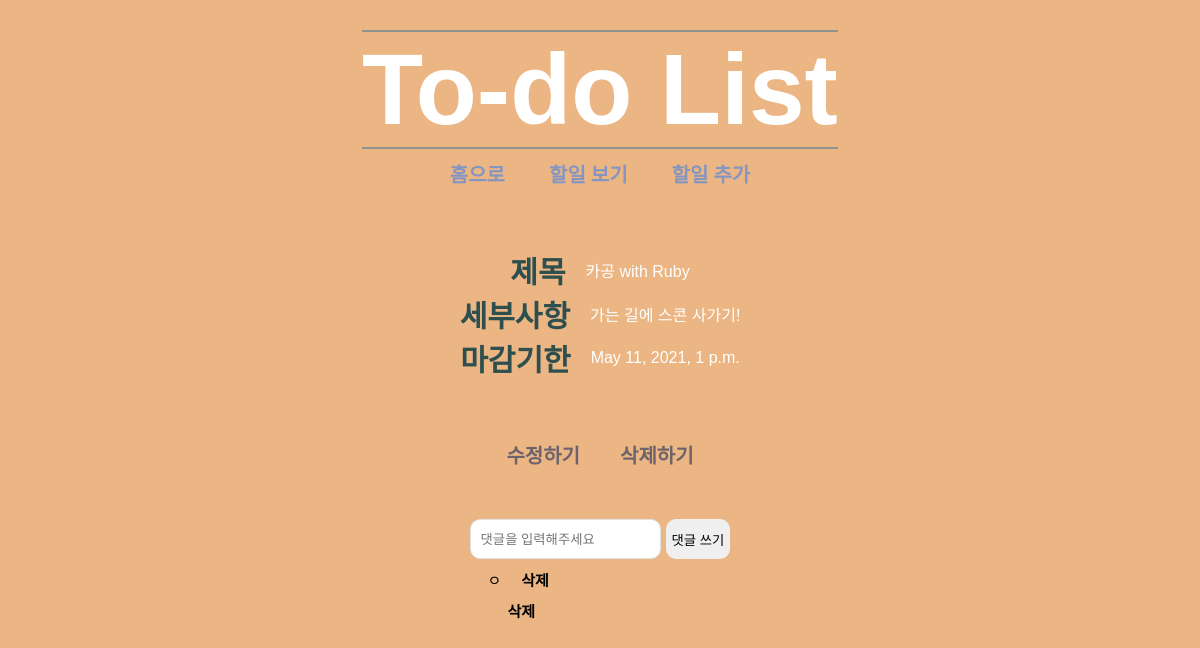
The page /detail/4 on the database its author committed.
### app/models.py (models this page shows, shortened)
class List(models.Model):
    title = models.CharField(max_length=200)
    content = models.TextField()
    deadline = models.DateTimeField(null=True, blank=True)

class Comment(models.Model):
    list = models.ForeignKey(List, on_delete=models.CASCADE, related_name='comments')
    content = models.TextField()

### app/views.py (the view, shortened to what this page needs)
# urls.py: path('detail/<int:list_pk>', views.detail, name="detail"),
def detail(request, list_pk):
    list = List.objects.get(pk=list_pk)
    return render(request, 'detail.html', {'list': list})

### app/templates/detail.html (shortened to what this page needs)
{% extends 'base.html' %}
{% block css %}
{% load static %}
<link rel="stylesheet" type="text/css" href="{% static 'detail.css' %}">
{% endblock %}
{% block pages %}
<div class="three-contents">
    <div class="title">
        <h2>제목</h2>
        <p>{{ list.title }}</p>
    </div>
    <div class="content">
        <h2>세부사항</h2>
        <p>{{ list.content }}</p>
    </div>
    <div class="deadline">
        <h2>마감기한</h2>
        <p>{{ list.deadline }}</p>
    </div>
</div>
<div class="three-links">
    <a href="{% url 'edit' list.pk %}">수정하기</a>
    <a href="{% url 'delete' list.pk %}">삭제하기</a>
</div>
<div class="comment">
    <form method="POST">
        <input type="text" name="content" placeholder="댓글을 입력해주세요">
        <button type="submit">댓글 쓰기</button>
    </form>
    <div class="comments">
        {% for comment in list.comments.all %}
        <li>{{ comment.content }}
            <a href="{% url 'delete_comment' list.pk comment.pk %}">삭제</a>
        </li>
        {% endfor %}
    </div>
</div>
{% endblock %}

### app/static/base.css (style rules this page uses)
* { box-sizing: border-box; margin: 0; }
body { background-color: rgb(235, 182, 132); }

### app/static/detail.css (style rules this page uses)
.three-contents { display: flex; flex-direction: column; align-items: center; padding: 30px; }
.title { display: flex; align-items: center; }
.content { display: flex; align-items: center; }
.deadline { display: flex; align-items: center; }
h2 { font-family: 'Franklin Gothic Medium', 'Arial Narrow', Arial, sans-serif; font-size: 30px; color: darkslategrey; padding-right: 20px; }
p { font-family: 'Franklin Gothic Medium', 'Arial Narrow', Arial, sans-serif; color: white; }
.three-links { padding: 30px 0; display: flex; justify-content: center; }
a { text-decoration: none; font-weight: bold; font-size: 20px; color: rgba(52, 63, 95, 0.692); margin: 0 20px; }
.comment { width: 100%; display: flex; flex-direction: column; width: 500px; align-items: center; justify-content: center; }
.comment form { margin-top: 20px; width: 100%; display: flex; align-items: center; justify-content: center; }
.comment form > input { margin-right: 5px; box-sizing: border-box; border: 1px solid #dfe1e5; height: 40px; border-radius: 10px; padding-left: 10px; }
.comment form > button { box-sizing: border-box; border:none; height: 40px; border-radius: 10px; }
.comments { width: 45%; }
li { margin-top: 10px; display: flex; align-items: center; justify-content: flex-start; font-size: 15px; }
li > a { font-size: 15px; color: black; }

### rows shown on the page
List: title "카공 with Ruby", content "가는 길에 스콘 사가기!", deadline "May 11, 2021, 1 p.m."
Comment: content "ㅇ"
